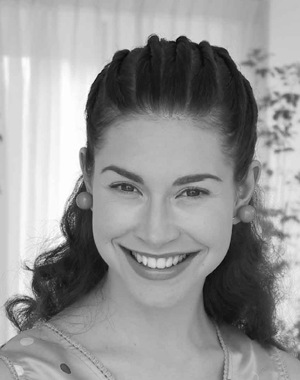
%> input picture p1_IntroductionToImageProcessingGeometricTransformations/portrait.jpg, 300 x 380 px
$ octave P2_IreneFranciscoLopez_Exercises_Solved.m   (GNU Octave 9; MATLAB toolbox functions it lacks are replaced by stand-ins)
%> lines starting %> are read from the running program, lines starting %| are printed output that depends on the picture
%%                          Classes 2 - Introduction to image processing geometric transformations %%
%                                    -> Student: Irene Francisco Lopez %%


%%                          EXERCISES OF ASSIGMENT 2

%% Exercise 1
% Display  picture portrait.jpg in a new figure.
% In the figurename  display  the color type of the image got with the use of imfinfo.
% Set the figure background color to white.

info = imfinfo('portrait.jpg'); % saved in info the image graphics
A=imread('portrait.jpg'); % saved in A the image read by imread
%> A is the input picture: size 380x300 uint8; min 5, max 255, mean 149.8
figure(1); % new figure
imshow(A); % display image

% using set graphics object properties:
set(1,'Name',info.ColorType); %display the color type (grayscale) as name
set(1,'Color','white'); % Set the figure background color to white.

%% Exercise 2
% Basing on example 4, shift the image by the same vector, but retaining its original surface.

m0=100;
n0=160;
A2=imread('portrait.jpg');  % saved in A2 the image read by imread
figure(1); % figure(n) finds a figure with the Number property set to n (n = 1 in this case)
imshow(A2) % displays the grayscale image A2 in a figure
[m1,n1]=size(A2); % return the number of rows and colums separately
%> m1 = 380; n1 = 300
% image 2 is now shifted with enlarged image area
A3=[zeros((m1-m0),n0),A2((m0+1):m1,1:(n1-n0));zeros(m0,n1)]; % image 2 is now shifted with the same surface
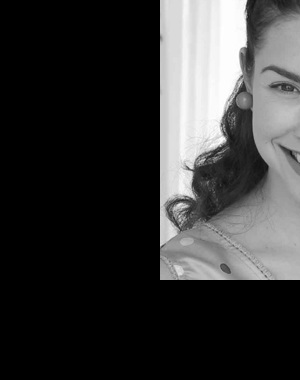
%> A3: size 380x300 uint8; min 0, max 255, mean 54.8
figure(2); % figure(n) finds a figure with the Number property set to n (n = 2 in this case)
imshow(A3) % displays the grayscale image A3 in a figure

%% Exercise 3
% The "fliplr" (flip left-right) function flips the image (an array)about avertical axis,
%   "flipud" (flip up-down) -about ahorizontal axis of the source image.
% Use the given functions to get the following image.

A4=imread('portrait.jpg'); % saved in A4 the image read by imread
%figure(3); % ignore, just for debugging
%imshow(A4); % ignore, just for debugging

A5=fliplr(A4); % flip image A4 about vertical axis and save it into A5
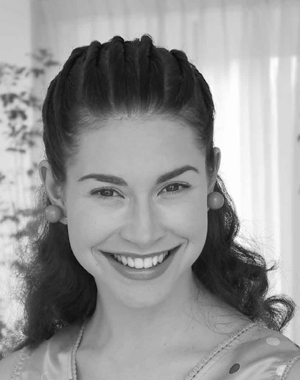
%> A5: size 380x300 uint8; min 5, max 255, mean 149.8; mean of the top-left, top-right, bottom-left and bottom-right quarters 135.6, 179.5, 135.8, 148.3
%figure(4); % ignore, just for debugging
%imshow(A5); % ignore, just for debugging

A6 =flipud(A4); % flip image A4 about horizontal axis and save it into A6
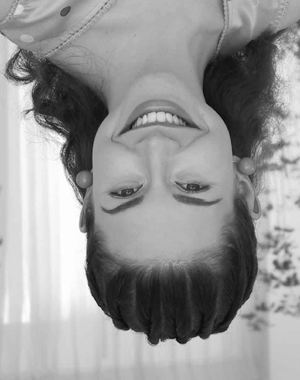
%> A6: size 380x300 uint8; min 5, max 255, mean 149.8; mean of the top-left, top-right, bottom-left and bottom-right quarters 148.3, 135.8, 179.5, 135.6
%figure(5); % ignore, just for debugging
%imshow(A6); % ignore, just for debugging

A7= fliplr(A6); % flip image A6 about vertical axis and save it into A7
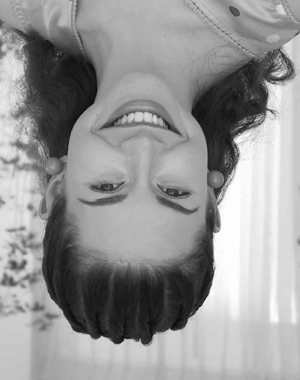
%> A7: size 380x300 uint8; min 5, max 255, mean 149.8; mean of the top-left, top-right, bottom-left and bottom-right quarters 135.8, 148.3, 135.6, 179.5
%figure(6); % ignore, just for debugging
%imshow(A7); % ignore, just for debugging

arrayPics=[A5,A4;A6,A7]; % matrix of images
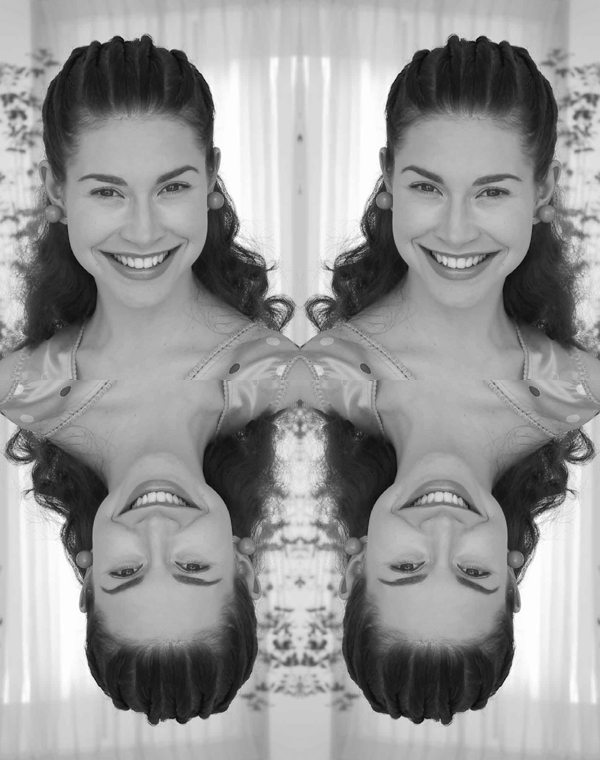
%> arrayPics: size 760x600 uint8; min 5, max 255, mean 149.8
figure(7);
imshow(arrayPics);
